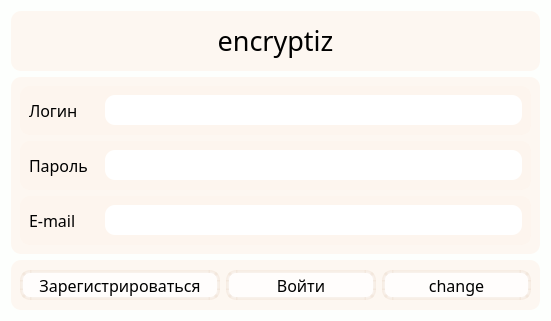
<?xml version="1.0" encoding="UTF-8"?>
<ui version="4.0">
 <class>AuthForm</class>
 <widget class="QDialog" name="AuthForm">
  <property name="geometry">
   <rect>
    <x>0</x>
    <y>0</y>
    <width>551</width>
    <height>321</height>
   </rect>
  </property>
  <property name="windowTitle">
   <string>Authorization</string>
  </property>
  <property name="styleSheet">
   <string notr="true">background-color: rgba(253, 255, 253, 255);
font-family: Century Gothic;</string>
  </property>
  <layout class="QVBoxLayout" name="verticalLayout_2">
   <item>
    <widget class="QLabel" name="Programm_name">
     <property name="minimumSize">
      <size>
       <width>0</width>
       <height>40</height>
      </size>
     </property>
     <property name="maximumSize">
      <size>
       <width>16777215</width>
       <height>60</height>
      </size>
     </property>
     <property name="font">
      <font>
       <family>Century Gothic</family>
       <pointsize>20</pointsize>
       <italic>false</italic>
       <bold>false</bold>
       <underline>false</underline>
       <strikeout>false</strikeout>
       <kerning>true</kerning>
      </font>
     </property>
     <property name="styleSheet">
      <string notr="true">background-color: rgba(254, 244, 236, 180);
border-radius: 10px;</string>
     </property>
     <property name="text">
      <string>encryptiz</string>
     </property>
     <property name="textFormat">
      <enum>Qt::RichText</enum>
     </property>
     <property name="alignment">
      <set>Qt::AlignCenter</set>
     </property>
    </widget>
   </item>
   <item>
    <widget class="QFrame" name="frame_5">
     <property name="styleSheet">
      <string notr="true">background-color: rgba(254, 244, 236, 180);
border-radius: 10px;</string>
     </property>
     <property name="frameShape">
      <enum>QFrame::StyledPanel</enum>
     </property>
     <property name="frameShadow">
      <enum>QFrame::Raised</enum>
     </property>
     <layout class="QVBoxLayout" name="verticalLayout">
      <item>
       <widget class="QFrame" name="frame_2">
        <property name="frameShape">
         <enum>QFrame::StyledPanel</enum>
        </property>
        <property name="frameShadow">
         <enum>QFrame::Raised</enum>
        </property>
        <layout class="QHBoxLayout" name="horizontalLayout_3">
         <item>
          <widget class="QLabel" name="label_login">
           <property name="minimumSize">
            <size>
             <width>70</width>
             <height>0</height>
            </size>
           </property>
           <property name="font">
            <font>
             <family>Century Gothic</family>
             <pointsize>12</pointsize>
            </font>
           </property>
           <property name="styleSheet">
            <string notr="true">background-color:none;</string>
           </property>
           <property name="text">
            <string>Логин</string>
           </property>
          </widget>
         </item>
         <item>
          <widget class="QLineEdit" name="lineEdit_login">
           <property name="minimumSize">
            <size>
             <width>0</width>
             <height>30</height>
            </size>
           </property>
           <property name="font">
            <font>
             <family>Century Gothic</family>
             <pointsize>12</pointsize>
            </font>
           </property>
           <property name="styleSheet">
            <string notr="true">background-color:none;</string>
           </property>
          </widget>
         </item>
        </layout>
       </widget>
      </item>
      <item>
       <widget class="QFrame" name="frame_3">
        <property name="frameShape">
         <enum>QFrame::StyledPanel</enum>
        </property>
        <property name="frameShadow">
         <enum>QFrame::Raised</enum>
        </property>
        <layout class="QHBoxLayout" name="horizontalLayout_2">
         <item>
          <widget class="QLabel" name="label_pass">
           <property name="minimumSize">
            <size>
             <width>70</width>
             <height>0</height>
            </size>
           </property>
           <property name="font">
            <font>
             <family>Century Gothic</family>
             <pointsize>12</pointsize>
            </font>
           </property>
           <property name="styleSheet">
            <string notr="true">background-color:none;</string>
           </property>
           <property name="text">
            <string>Пароль</string>
           </property>
          </widget>
         </item>
         <item>
          <widget class="QLineEdit" name="lineEdit_pass">
           <property name="minimumSize">
            <size>
             <width>0</width>
             <height>30</height>
            </size>
           </property>
           <property name="font">
            <font>
             <family>Century Gothic</family>
             <pointsize>12</pointsize>
            </font>
           </property>
           <property name="styleSheet">
            <string notr="true">background-color:none;</string>
           </property>
           <property name="text">
            <string/>
           </property>
          </widget>
         </item>
        </layout>
       </widget>
      </item>
      <item>
       <widget class="QFrame" name="frame">
        <property name="frameShape">
         <enum>QFrame::StyledPanel</enum>
        </property>
        <property name="frameShadow">
         <enum>QFrame::Raised</enum>
        </property>
        <layout class="QHBoxLayout" name="horizontalLayout_4">
         <item>
          <widget class="QLabel" name="label_mail">
           <property name="minimumSize">
            <size>
             <width>70</width>
             <height>0</height>
            </size>
           </property>
           <property name="font">
            <font>
             <family>Century Gothic</family>
             <pointsize>12</pointsize>
            </font>
           </property>
           <property name="styleSheet">
            <string notr="true">background-color:none;</string>
           </property>
           <property name="text">
            <string>E-mail</string>
           </property>
          </widget>
         </item>
         <item>
          <widget class="QLineEdit" name="lineEdit_mail">
           <property name="minimumSize">
            <size>
             <width>0</width>
             <height>30</height>
            </size>
           </property>
           <property name="font">
            <font>
             <family>Century Gothic</family>
             <pointsize>12</pointsize>
            </font>
           </property>
           <property name="styleSheet">
            <string notr="true">background-color:none;</string>
           </property>
          </widget>
         </item>
        </layout>
       </widget>
      </item>
     </layout>
    </widget>
   </item>
   <item>
    <widget class="QFrame" name="frame_4">
     <property name="maximumSize">
      <size>
       <width>16777215</width>
       <height>50</height>
      </size>
     </property>
     <property name="styleSheet">
      <string notr="true">background-color: rgba(254, 244, 236, 180);
border-radius: 10px;</string>
     </property>
     <property name="frameShape">
      <enum>QFrame::StyledPanel</enum>
     </property>
     <property name="frameShadow">
      <enum>QFrame::Raised</enum>
     </property>
     <layout class="QHBoxLayout" name="horizontalLayout">
      <item>
       <widget class="QPushButton" name="pushButton_reg">
        <property name="minimumSize">
         <size>
          <width>200</width>
          <height>30</height>
         </size>
        </property>
        <property name="font">
         <font>
          <family>Century Gothic</family>
          <pointsize>12</pointsize>
         </font>
        </property>
        <property name="styleSheet">
         <string notr="true">QPushButton {
background-color: rgba(255, 255, 255, 200);
border: 3px solid rgba(236, 218, 204, 90);
border-radius: 10px;
}
QPushButton:hover {
background-color: rgba(236, 218, 204, 90);
}
QPushButton:pressed {
background-color: rgba(236, 218, 204, 150);
}</string>
        </property>
        <property name="text">
         <string>Зарегистрироваться</string>
        </property>
       </widget>
      </item>
      <item>
       <widget class="QPushButton" name="pushButton_auth">
        <property name="minimumSize">
         <size>
          <width>0</width>
          <height>30</height>
         </size>
        </property>
        <property name="font">
         <font>
          <family>Century Gothic</family>
          <pointsize>12</pointsize>
         </font>
        </property>
        <property name="styleSheet">
         <string notr="true">QPushButton {
background-color: rgba(255, 255, 255, 200);
border: 3px solid rgba(236, 218, 204, 90);
border-radius: 10px;
}
QPushButton:hover {
background-color: rgba(236, 218, 204, 90);
}
QPushButton:pressed {
background-color: rgba(236, 218, 204, 150);
}</string>
        </property>
        <property name="text">
         <string>Войти</string>
        </property>
       </widget>
      </item>
      <item>
       <widget class="QPushButton" name="pushButton_change">
        <property name="minimumSize">
         <size>
          <width>0</width>
          <height>30</height>
         </size>
        </property>
        <property name="font">
         <font>
          <family>Century Gothic</family>
          <pointsize>12</pointsize>
         </font>
        </property>
        <property name="styleSheet">
         <string notr="true">QPushButton {
background-color: rgba(255, 255, 255, 200);
border: 3px solid rgba(236, 218, 204, 90);
border-radius: 10px;
}
QPushButton:hover {
background-color: rgba(236, 218, 204, 90);
}
QPushButton:pressed {
background-color: rgba(236, 218, 204, 150);
}</string>
        </property>
        <property name="text">
         <string>change</string>
        </property>
       </widget>
      </item>
     </layout>
    </widget>
   </item>
  </layout>
 </widget>
 <resources/>
 <connections/>
</ui>
